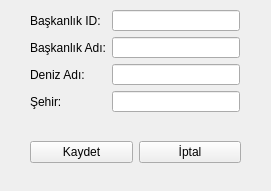
<?xml version="1.0" encoding="UTF-8"?>
<ui version="4.0">
 <class>addPresidential</class>
 <widget class="QWidget" name="addPresidential">
  <property name="geometry">
   <rect>
    <x>0</x>
    <y>0</y>
    <width>271</width>
    <height>191</height>
   </rect>
  </property>
  <property name="minimumSize">
   <size>
    <width>271</width>
    <height>191</height>
   </size>
  </property>
  <property name="maximumSize">
   <size>
    <width>271</width>
    <height>191</height>
   </size>
  </property>
  <property name="windowTitle">
   <string>Başkanlık Ekle</string>
  </property>
  <widget class="QWidget" name="">
   <property name="geometry">
    <rect>
     <x>30</x>
     <y>10</y>
     <width>210</width>
     <height>102</height>
    </rect>
   </property>
   <layout class="QHBoxLayout" name="horizontalLayout">
    <item>
     <layout class="QVBoxLayout" name="verticalLayout">
      <item>
       <widget class="QLabel" name="label">
        <property name="text">
         <string>Başkanlık ID:</string>
        </property>
       </widget>
      </item>
      <item>
       <widget class="QLabel" name="label_2">
        <property name="text">
         <string>Başkanlık Adı:</string>
        </property>
       </widget>
      </item>
      <item>
       <widget class="QLabel" name="label_3">
        <property name="text">
         <string>Deniz Adı:</string>
        </property>
       </widget>
      </item>
      <item>
       <widget class="QLabel" name="label_4">
        <property name="text">
         <string>Şehir:</string>
        </property>
       </widget>
      </item>
     </layout>
    </item>
    <item>
     <layout class="QVBoxLayout" name="verticalLayout_2">
      <item>
       <widget class="QLineEdit" name="txtPId"/>
      </item>
      <item>
       <widget class="QLineEdit" name="txtPName"/>
      </item>
      <item>
       <widget class="QLineEdit" name="txtSeaName"/>
      </item>
      <item>
       <widget class="QLineEdit" name="txtCity"/>
      </item>
     </layout>
    </item>
   </layout>
  </widget>
  <widget class="QWidget" name="">
   <property name="geometry">
    <rect>
     <x>30</x>
     <y>140</y>
     <width>211</width>
     <height>25</height>
    </rect>
   </property>
   <layout class="QHBoxLayout" name="horizontalLayout_2">
    <item>
     <widget class="QPushButton" name="btnSave">
      <property name="text">
       <string>Kaydet</string>
      </property>
     </widget>
    </item>
    <item>
     <widget class="QPushButton" name="btnCancel">
      <property name="text">
       <string>İptal</string>
      </property>
     </widget>
    </item>
   </layout>
  </widget>
 </widget>
 <resources/>
 <connections/>
</ui>
